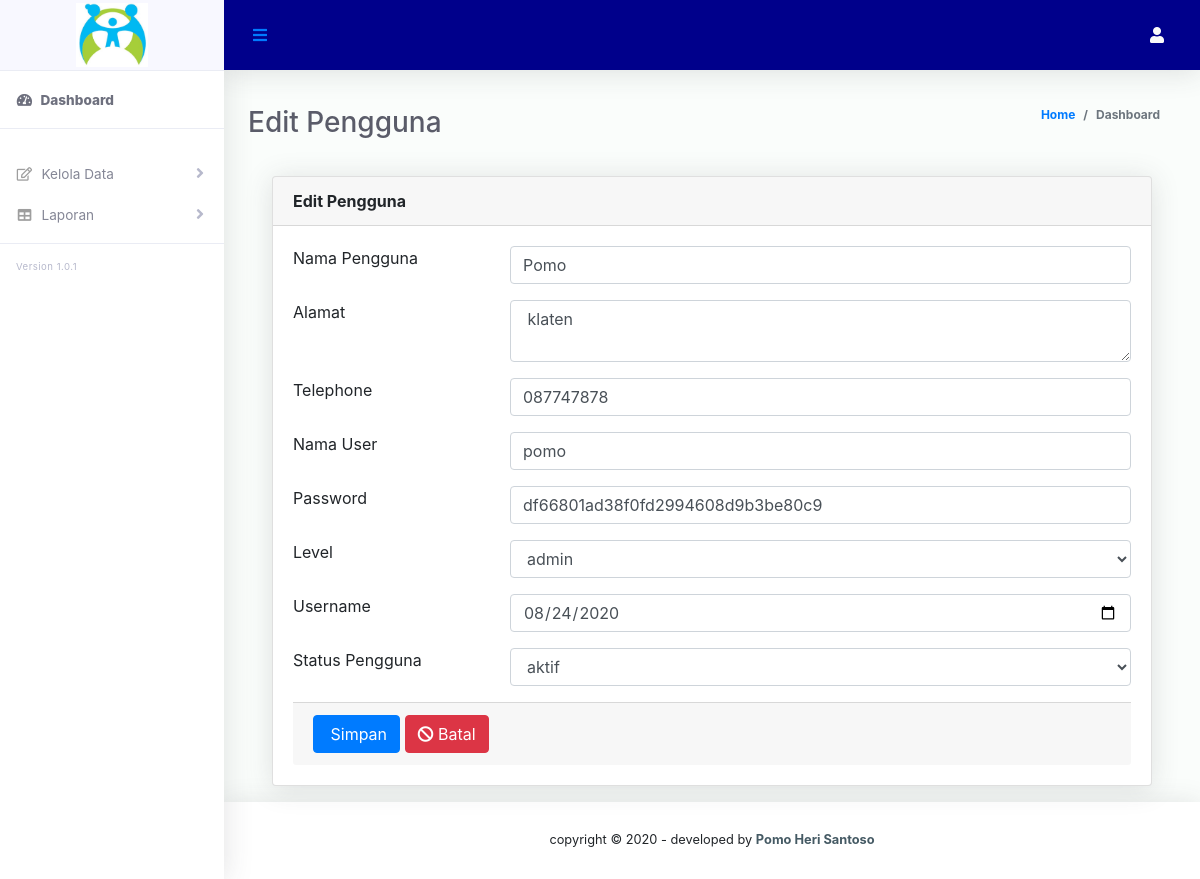
/bagian/admin/editpengguna.php?id=P0001, run on the app's committed database.
### tables this page shows
CREATE TABLE `datpeng` (
  `idpeng` char(5) NOT NULL,
  `namap` varchar(50) NOT NULL,
  `alamatp` varchar(75) NOT NULL,
  `telpp` varchar(12) NOT NULL,
  `nmuser` varchar(255) NOT NULL,
  `passw` varchar(255) NOT NULL,
  `level` varchar(11) NOT NULL,
  `tglcatat` date NOT NULL,
  `statpeng` varchar(9) NOT NULL
);

### bagian/admin/editpengguna.php (the view, shortened to what this page needs)
<!DOCTYPE html>
<html lang="en">
<head>
    <?php include('../komponen/css.php');?>
</head>
<body id="page-top">
  <div id="wrapper">
     <?php include('../komponen/sidebaradmin.php');?>
    <div id="content-wrapper" class="d-flex flex-column">
      <div id="content">
        <?php include('../komponen/header.php');?>
        <div class="container-fluid" id="container-wrapper">
          <div class="d-sm-flex align-items-center justify-content-between mb-4">
            <h1 class="h3 mb-0 text-gray-800">Edit Pengguna</h1>
            <ol class="breadcrumb">
              <li class="breadcrumb-item"><a href="./">Home</a></li>
              <li class="breadcrumb-item active" aria-current="page">Dashboard</li>
            </ol>
          </div>
             <div class="section__content section__content--p30">
                    <div class="container-fluid">
                        <div class="row">
                            <div class="col-lg-12">
                            <form role="form" method="post" action="aksi.php">
                        <?php
                          $query = mysql_query("Select * FROM datpeng where idpeng='$_GET[id]'");
                          $data = mysql_fetch_array($query);
                        ?>
                                <div class="card">
                                    <div class="card-header">
                                        <strong>Edit Pengguna</strong>
                                    </div>
                                    <div class="card-body card-block">
                                        <form action="" method="POST" enctype="multipart/form-data" class="form-horizontal">
                                            <div class="row form-group">
                                                <div class="col col-md-3">
                                                    <label for="text-input" class=" form-control-label">Nama Pengguna</label>
                                                </div>
                                                <div class="col-12 col-md-9">
                                                    <input type="text" id="text-input" value="<?php echo $data['namap'];?>" name="namap" class="form-control">
                                                </div>
                                            </div>
                                            <div class="row form-group">
                                                <div class="col col-md-3">
                                                    <label for="email-input" class=" form-control-label">Alamat</label>
                                                </div>
                                                <div class="col-12 col-md-9">
                                                    <textarea name="alamatp" class="form-control" id="text-input" value= "<?php echo $data['alamatp']?>"> <?php echo $data['alamatp']?></textarea>
                                                </div>
                                            </div>
                                            <div class="row form-group">
                                                <div class="col col-md-3">
                                                    <label for="email-input" class=" form-control-label">Telephone</label>
                                                </div>
                                                <div class="col-12 col-md-9">
                                                    <input type="text" id="text-input" name="telpp"  value="<?php echo $data['telpp'];?>" class="form-control">
                                                </div>
                                           </div>
                                           <div class="row form-group">
                                                <div class="col col-md-3">
                                                    <label for="email-input" class=" form-control-label">Nama User</label>
                                                </div>
                                                <div class="col-12 col-md-9">
                                                    <input type="text" id="text-input" name="nmuser"  value="<?php echo $data['nmuser'];?>" class="form-control">
                                                </div>
                                           </div>
                                           <div class="row form-group">
                                                <div class="col col-md-3">
                                                    <label for="email-input" class=" form-control-label">Password</label>
                                                </div>
                                                <div class="col-12 col-md-9">
                                                    <input type="passw" id="text-input" name="passw"  value="<?php echo $data['passw'];?>" class="form-control">
                                                </div>
                                           </div>
                                           <div class="row form-group">
                                                <div class="col col-md-3">
                                                    <label for="email-input" class=" form-control-label">Level</label>
                                                </div>
                                                <div class="col-12 col-md-9">
                                                    <select name="level" class="form-control">
                                                      <option value="<?php echo $data['level'];?>"><?php echo $data['level'];?></option>
                                                    </select>
                                                </div>
                                           </div>
                                           <div class="row form-group">
                                                <div class="col col-md-3">
                                                    <label for="email-input" class=" form-control-label">Username</label>
                                                </div>
                                                <div class="col-12 col-md-9">
                                                    <input type="date" id="text-input" name="tglcatat"  value="<?php echo $data['tglcatat'];?>"class="form-control">
                                                </div>
                                           </div>
                                           <div class="row form-group">
                                                <div class="col col-md-3">
                                                    <label for="email-input" class=" form-control-label">Status Pengguna</label>
                                                </div>
                                                <div class="col-12 col-md-9">
                                                    <select name="statpeng" class="form-control">
                                                      <option value="<?php echo $data['statpeng'];?>"><?php echo $data['statpeng'];?></option>
                                                    </select>
                                                </div>
                                           </div>
                                        </form>
                                <div class="card-footer">
                                        <button type="submit" class="btn btn-primary" name="editpengguna">
                                          <i class="fa fa-dot-circle-o"></i> Simpan
                                        </button>
                                        <a type="reset" href="daftarpengguna.php" class="btn btn-danger">
                                            <i class="fa fa-ban"></i> Batal</a>
                                    </div>
                                </div>
                              </div>
                            </div>
                          </div>
                        </div>
                    </div>
                </div>
            </div>
         <?php include('../komponen/footer.php');?>
    </div>
  </div>
</body>
</html>

### css/ruang-admin.css (style rules this page uses)
html { position: relative; min-height: 100%; font-family: 'Nunito'; }
body { height: 100%; }
#wrapper { display: -webkit-box; display: -ms-flexbox; display: flex; }
#wrapper #content-wrapper { background-color: #FAFDFB; width: 100%; overflow-x: hidden; }
#wrapper #content-wrapper #content { -webkit-box-flex: 1; -ms-flex: 1 0 auto; flex: 1 0 auto; }
.container, .container-fluid, .container-login { padding-left: 1.5rem; padding-right: 1.5rem; }
.text-gray-800 { color: #5a5c69 !important; }
.breadcrumb { background-color: transparent; font-size: 12px; font-weight: bold; }
.card { -webkit-box-shadow: 0 0.15rem 1.75rem 0 rgba(58, 59, 69, 0.15) !important; box-shadow: 0 0.15rem 1.75rem 0 rgba(58, 59, 69, 0.15) !important; }

### data on the page
datpeng: namap "Pomo", alamatp "klaten", telpp "087747878", nmuser "pomo", passw "df66801ad38f0fd2994608d9b3be80c9", level "admin", tglcatat "08/24/2020", statpeng "aktif"
